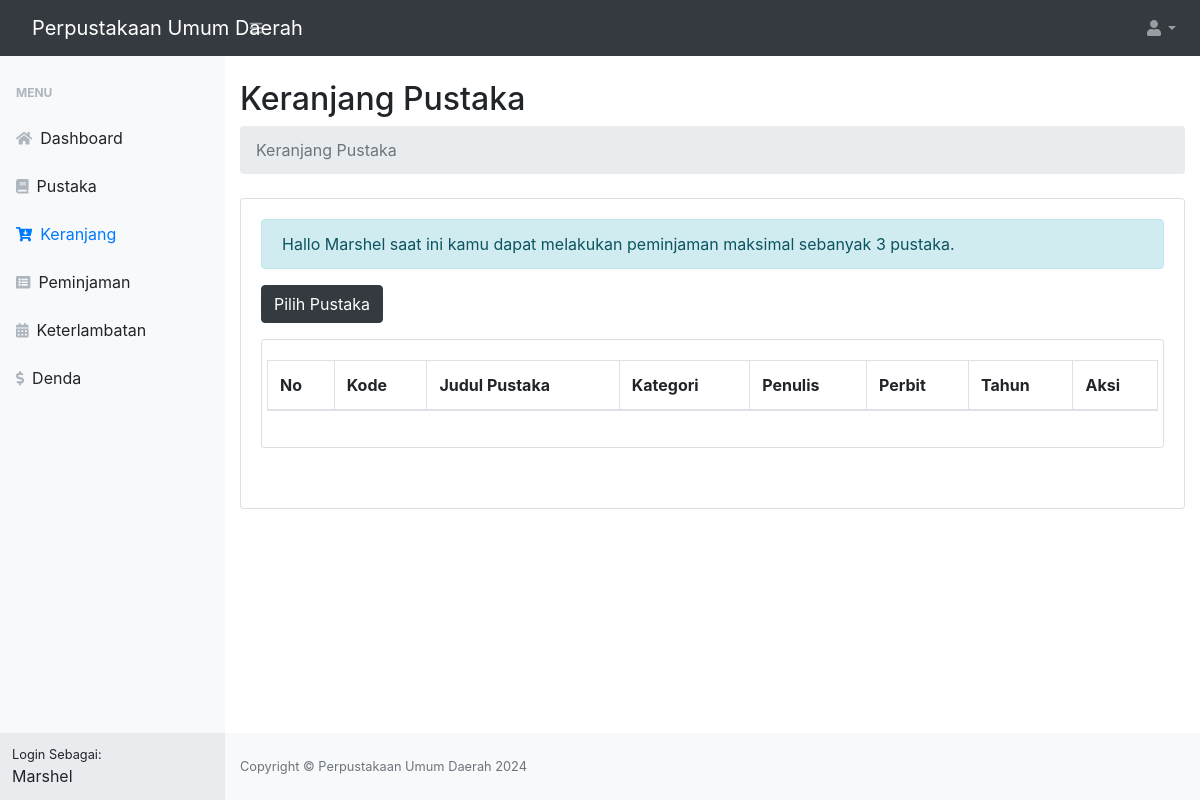
Page /dist/index.php?page=keranjang (signed in) on the committed database.
### tables this page shows
CREATE TABLE `profil_aplikasi` (
  `id` int(11) NOT NULL,
  `nama_aplikasi` varchar(30) NOT NULL,
  `nama_pimpinan` varchar(100) NOT NULL,
  `alamat` varchar(100) NOT NULL,
  `no_telp` char(14) NOT NULL,
  `website` varchar(50) NOT NULL,
  `logo` varchar(100) NOT NULL
);

CREATE TABLE `anggota` (
  `id_anggota` int(11) NOT NULL,
  `kode_anggota` char(10) NOT NULL,
  `nama_anggota` varchar(50) NOT NULL,
  `foto` varchar(100) NOT NULL DEFAULT 'foto_default.png',
  `no_telp` char(14) NOT NULL,
  `email` varchar(50) NOT NULL,
  `alamat` varchar(50) NOT NULL,
  `jenis_kelamin` int(11) NOT NULL,
  `tempat_lahir` varchar(50) NOT NULL,
  `tanggal_lahir` date NOT NULL
);

CREATE TABLE `aturan_perpustakaan` (
  `id` int(11) NOT NULL,
  `waktu_peminjaman` int(11) NOT NULL,
  `maksimal_peminjaman` int(11) NOT NULL,
  `denda_keterlambatan` int(11) NOT NULL
);

### dist/index.php (the view, shortened to what this page needs)
<?php
  include '../config/database.php';
  $hasil=mysqli_query($kon,"select * from profil_aplikasi order by nama_aplikasi desc limit 1");
  $data = mysqli_fetch_array($hasil);
?>
<!DOCTYPE html>
<html lang="en">
    <head>
        <link href="../src/templates/css/styles.css" rel="stylesheet" />
        <link href="../src/plugin/bootstrap/css/bootstrap.min.css" rel="stylesheet" />
        <link href="../src/plugin/datatables/dataTables.bootstrap4.min.css" rel="stylesheet" />
    </head>
    <body class="sb-nav-fixed">
        <nav class="sb-topnav navbar navbar-expand navbar-dark bg-dark">
            <a class="navbar-brand" href="#"><?php  echo $data['nama_aplikasi'];?></a>
            <button class="btn btn-link btn-sm order-1 order-lg-0" id="sidebarToggle" href="#"><i class="fas fa-bars"></i></button>
            <ul class="navbar-nav ml-auto ml-md-0">
                <li class="nav-item dropdown">
                    <a class="nav-link dropdown-toggle" id="userDropdown" href="#" role="button" data-toggle="dropdown" aria-haspopup="true" aria-expanded="false"><i class="fas fa-user fa-fw"></i></a>
                </li>
            </ul>
        </nav>
        <div id="layoutSidenav">
            <div id="layoutSidenav_nav">
                <nav class="sb-sidenav accordion sb-sidenav-light" id="sidenavAccordion">
                    <div class="sb-sidenav-menu">
                        <?php
                        if ($_SESSION['level']=='Anggota' or $_SESSION['level']=='anggota'):
                        ?>
                        <div class="nav">
                            <div class="sb-sidenav-menu-heading">Menu</div>
                            <a class="nav-link" href="index.php?page=dashboard">
                                <div class="sb-nav-link-icon"><i class="fas fa-home"></i></div>
                                Dashboard
                            </a>
                            <a class="nav-link" href="index.php?page=pustaka">
                                <div class="sb-nav-link-icon"><i class="fas fa-book"></i></div>
                                Pustaka
                            </a>
                            <a class="nav-link" href="index.php?page=keranjang">
                                <div class="sb-nav-link-icon"><i class="fas fa-cart-arrow-down"></i></div>
                                Keranjang
                            </a>
                            <a class="nav-link" href="index.php?page=peminjaman-saya">
                                <div class="sb-nav-link-icon"><i class="fas fa-list-alt"></i></div>
                                Peminjaman
                            </a>
                            <a class="nav-link" href="index.php?page=keterlambatan-saya">
                                <div class="sb-nav-link-icon"><i class="fas fa-calendar-alt"></i></div>
                                Keterlambatan
                            </a>
                            <a class="nav-link" href="index.php?page=denda-saya">
                                <div class="sb-nav-link-icon"><i class="fas fa-dollar-sign"></i></div>
                                Denda
                            </a>
                        </div>
                        <?php endif; ?>
                    </div>
                    <div class="sb-sidenav-footer">
                        <div class="small">Login Sebagai:</div>
                        <?php
                            if ($_SESSION['level']=='Anggota' or $_SESSION['level']=='anggota'):
                                echo $_SESSION["nama_anggota"];
                            endif;
                        ?>
                    </div>
                </nav>
            </div>
            <div id="layoutSidenav_content">
                <?php
                    if(isset($_GET['page'])){
                        $page = $_GET['page'];
                        switch ($page) {
                            case 'keranjang':
                                include "keranjang/index.php";
                                break;
                        }
                    }
                ?>
                <footer class="py-4 bg-light mt-auto">
                    <div class="container-fluid">
                        <div class="d-flex align-items-center justify-content-between small">
                        <?php
                            include '../config/database.php';
                            $hasil=mysqli_query($kon,"select nama_aplikasi from profil_aplikasi order by nama_aplikasi desc limit 1");
                            $data = mysqli_fetch_array($hasil);
                        ?>
                        <div class="text-muted">Copyright &copy; <?php echo $data['nama_aplikasi'];?> <?php echo date('Y');?></div>
                        </div>
                    </div>
                </footer>
            </div>
        </div>
        <link href="../src/plugin/select2/select2.min.css" rel="stylesheet" />
        <link href="../src/js/jquery-ui/jquery-ui.css" rel="stylesheet" />
    </body>
</html>

### dist/keranjang/index.php (shortened to what this page needs)
<main>
    <div class="container-fluid">
        <h2 class="mt-4">Keranjang Pustaka</h2>
        <ol class="breadcrumb mb-4">
            <li class="breadcrumb-item active">Keranjang Pustaka</li>
        </ol>
        <div class="card mb-4">
            <div class="card-body">
                <div class="row">
                    <div class="col-sm-12">
                        <?php
                            include '../config/database.php';
                            $kode_anggota=$_SESSION['kode_pengguna'];
                            $query1 = mysqli_query($kon, "SELECT * FROM anggota where kode_anggota='$kode_anggota'");
                            $data1 = mysqli_fetch_array($query1);
                            $query3 = mysqli_query($kon, "SELECT * FROM detail_peminjaman d inner join peminjaman p on d.kode_peminjaman=p.kode_peminjaman where p.kode_anggota='$kode_anggota' and d.status='1'");
                            $jumlah_pinjam = mysqli_num_rows($query3);
                            $query4=mysqli_query($kon,"select maksimal_peminjaman from aturan_perpustakaan limit 1");
                            $data4 = mysqli_fetch_array($query4);
                            $maksimal_peminjaman=$data4['maksimal_peminjaman']-$jumlah_pinjam;
                        ?>
                        <?php if ($maksimal_peminjaman!=0){?>
                            <div class="alert alert-info">
                            Hallo <?php echo $data1['nama_anggota'];?> saat ini kamu dapat melakukan peminjaman maksimal sebanyak <?php echo $maksimal_peminjaman; ?> pustaka.
                            </div>
                        <?php }else{ ?>
                            <div class="alert alert-warning">
                                Hallo <?php echo $data1['nama_anggota'];?> saat ini kamu telah mencapai batas maksimal peminjaman. Kembalikan terlebih dahulu pustaka yang sedang dipinjam agar dapat melakukan peminjaman berikutnya.
                            </div>
                        <?php } ?>
                    </div>
                </div>
                <div class="row">
                    <div class="col-sm-3">
                        <div class="form-group">
                            <a href="index.php?page=pustaka"  id="tombol_pilih_pustaka" class="btn btn-dark"> Pilih Pustaka</a>
                        </div>
                    </div>
                </div>
                <div class="card mb-4">
                    <div class="card-body">
                        <div class="row">
                            <table class="table table-bordered">
                                <thead>
                                <tr>
                                    <th>No</th>
                                    <th>Kode</th>
                                    <th>Judul Pustaka</th>
                                    <th>Kategori</th>
                                    <th>Penulis</th>
                                    <th>Perbit</th>
                                    <th>Tahun</th>
                                    <th>Aksi</th>
                                </tr>
                                </thead>
                            </table>
                        </div>
                    </div>
                </div>
                <div class="row">
                    <div class="col-sm-12">
                    </div>
                </div>
            </div>
        </div>
    </div>
</main>

### rows in the picture
profil_aplikasi: nama_aplikasi "Perpustakaan Umum Daerah"
anggota: nama_anggota "Marshel"
aturan_perpustakaan: maksimal_peminjaman "3"

### other values in the picture
$_SESSION["nama_anggota"] "Marshel"
